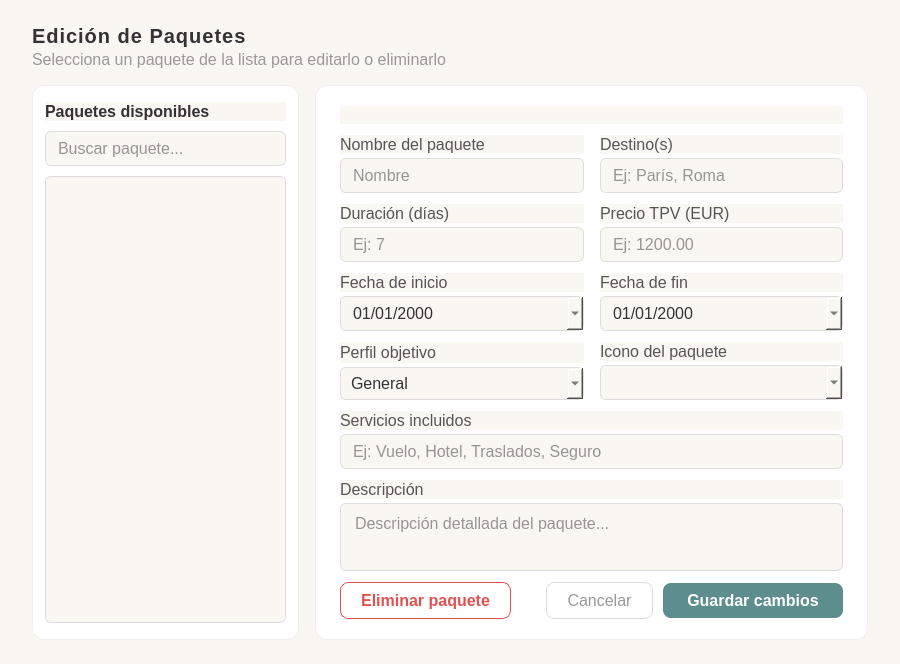
<?xml version="1.0" encoding="UTF-8"?>
<ui version="4.0">
 <class>VentanaEditar</class>
 <widget class="QWidget" name="VentanaEditar">
  <property name="geometry">
   <rect><x>0</x><y>0</y><width>900</width><height>640</height></rect>
  </property>
  <property name="styleSheet">
   <string notr="true">
QWidget {
    background-color: #f9f7f2;
    font-family: "Segoe UI", Arial, sans-serif;
}
QLabel#lblSeccionTitulo {
    font-size: 20px;
    font-weight: bold;
    color: #333333;
    letter-spacing: 1px;
}
QLabel#lblSeccionSub {
    font-size: 11px;
    color: #999999;
}
QFrame#panelIzq {
    background-color: #ffffff;
    border-radius: 12px;
    border: 1px solid #eeeeee;
}
QFrame#panelDer {
    background-color: #ffffff;
    border-radius: 12px;
    border: 1px solid #eeeeee;
}
QLabel {
    font-size: 11px;
    color: #555555;
}
QLineEdit, QTextEdit, QDateEdit {
    background-color: #f9f7f2;
    border: 1px solid #dddddd;
    border-radius: 6px;
    padding: 6px 10px;
    font-size: 11px;
    color: #333333;
}
QLineEdit:focus, QTextEdit:focus, QDateEdit:focus {
    border: 1px solid #5e8d8d;
    background-color: #ffffff;
}
QComboBox {
    background-color: #f9f7f2;
    border: 1px solid #dddddd;
    border-radius: 6px;
    padding: 5px 10px;
    font-size: 11px;
    color: #333333;
}
QComboBox#comboEmoji {
    font-size: 13px;
}
QComboBox:focus {
    border: 1px solid #5e8d8d;
}
QComboBox QAbstractItemView {
    background-color: #ffffff;
    border: 1px solid #dddddd;
    border-radius: 6px;
    selection-background-color: #5e8d8d;
    selection-color: white;
    font-size: 13px;
    padding: 4px;
}
QListWidget {
    background-color: #f9f7f2;
    border: 1px solid #dddddd;
    border-radius: 6px;
    font-size: 11px;
    color: #333333;
}
QListWidget::item {
    padding: 8px 10px;
}
QListWidget::item:selected {
    background-color: #e8f2f2;
    color: #2d6b6b;
}
QListWidget::item:hover {
    background-color: #f0f5f5;
}
QPushButton#btnGuardarCambios {
    background-color: #5e8d8d;
    border: none;
    border-radius: 8px;
    padding: 8px 24px;
    font-size: 11px;
    font-weight: bold;
    color: white;
}
QPushButton#btnGuardarCambios:hover {
    background-color: #4a7474;
}
QPushButton#btnEliminar {
    background-color: transparent;
    border: 1px solid #e05252;
    border-radius: 8px;
    padding: 8px 20px;
    font-size: 11px;
    font-weight: bold;
    color: #e05252;
}
QPushButton#btnEliminar:hover {
    background-color: #e05252;
    color: white;
}
QPushButton#btnLimpiar {
    background-color: transparent;
    border: 1px solid #dddddd;
    border-radius: 8px;
    padding: 8px 20px;
    font-size: 11px;
    color: #999999;
}
QPushButton#btnLimpiar:hover {
    border-color: #999999;
    color: #555555;
}
QLabel#lblEstado {
    font-size: 11px;
    font-weight: bold;
}
QLabel#lblAviso {
    font-size: 11px;
    font-weight: bold;
}
QScrollBar:vertical {
    background: #f9f7f2;
    width: 6px;
}
QScrollBar::handle:vertical {
    background: #d0d0d0;
    border-radius: 3px;
    min-height: 20px;
}
QLabel#lblSeccionTitulo { font-size: 20px; }  /* se queda igual, ya es grande */
QLabel#lblSeccionSub { font-size: 16px; }      /* era 11px */
QLabel { font-size: 16px; }                    /* era 11px */
QLineEdit, QTextEdit, QDateEdit { font-size: 16px; } /* era 11px */
QComboBox { font-size: 16px; }                 /* era 11px */
QComboBox#comboEmoji { font-size: 18px; }      /* era 13px */
QListWidget { font-size: 16px; }               /* era 11px */
QPushButton#btnGuardarCambios { font-size: 16px; } /* era 11px */
QPushButton#btnEliminar { font-size: 16px; }   /* era 11px */
QPushButton#btnLimpiar { font-size: 16px; }    /* era 11px */
QLabel#lblEstado { font-size: 16px; }          /* era 11px */
QLabel#lblAviso { font-size: 16px; }           /* era 11px */
QScrollBar::add-line:vertical, QScrollBar::sub-line:vertical { height: 0px; }
   </string>
  </property>

  <layout class="QVBoxLayout" name="mainLayout">
   <property name="leftMargin"><number>32</number></property>
   <property name="topMargin"><number>24</number></property>
   <property name="rightMargin"><number>32</number></property>
   <property name="bottomMargin"><number>24</number></property>
   <property name="spacing"><number>16</number></property>

   <!-- Cabecera -->
   <item>
    <layout class="QHBoxLayout" name="headerLayout">
     <property name="spacing"><number>12</number></property>
     <item>
      <layout class="QVBoxLayout">
       <property name="spacing"><number>2</number></property>
       <item>
        <widget class="QLabel" name="lblSeccionTitulo">
         <property name="text"><string>Edición de Paquetes</string></property>
        </widget>
       </item>
       <item>
        <widget class="QLabel" name="lblSeccionSub">
         <property name="text"><string>Selecciona un paquete de la lista para editarlo o eliminarlo</string></property>
        </widget>
       </item>
      </layout>
     </item>
     <item>
      <spacer>
       <property name="orientation"><enum>Qt::Horizontal</enum></property>
       <property name="sizeHint" stdset="0"><size><width>40</width><height>20</height></size></property>
      </spacer>
     </item>
     <item>
      <widget class="QLabel" name="lblEstado">
       <property name="text"><string></string></property>
      </widget>
     </item>
    </layout>
   </item>

   <!-- Cuerpo: lista izquierda + formulario derecha -->
   <item>
    <layout class="QHBoxLayout" name="cuerpoLayout">
     <property name="spacing"><number>16</number></property>

     <!-- Panel izquierdo: lista de paquetes -->
     <item>
      <widget class="QFrame" name="panelIzq">
       <property name="minimumWidth"><number>220</number></property>
       <property name="maximumWidth"><number>260</number></property>
       <layout class="QVBoxLayout" name="izqLayout">
        <property name="leftMargin"><number>12</number></property>
        <property name="topMargin"><number>16</number></property>
        <property name="rightMargin"><number>12</number></property>
        <property name="bottomMargin"><number>16</number></property>
        <property name="spacing"><number>10</number></property>
        <item>
         <widget class="QLabel" name="lblListaTitulo">
          <property name="text"><string>Paquetes disponibles</string></property>
          <property name="styleSheet"><string>font-weight: bold; color: #333333;</string></property>
         </widget>
        </item>
        <item>
         <widget class="QLineEdit" name="inputFiltroLista">
          <property name="placeholderText"><string>Buscar paquete...</string></property>
         </widget>
        </item>
        <item>
         <widget class="QListWidget" name="listaPaquetes">
          <property name="cursor"><cursorShape>PointingHandCursor</cursorShape></property>
         </widget>
        </item>
       </layout>
      </widget>
     </item>

     <!-- Panel derecho: formulario de edición -->
     <item>
      <widget class="QFrame" name="panelDer">
       <layout class="QVBoxLayout" name="derLayout">
        <property name="leftMargin"><number>24</number></property>
        <property name="topMargin"><number>20</number></property>
        <property name="rightMargin"><number>24</number></property>
        <property name="bottomMargin"><number>20</number></property>
        <property name="spacing"><number>11</number></property>

        <!-- Banner de aviso: paquete caducado (oculto por defecto) -->
        <item>
         <widget class="QLabel" name="lblAviso">
          <property name="text"><string></string></property>
          <property name="visible"><bool>false</bool></property>
          <property name="wordWrap"><bool>true</bool></property>
         </widget>
        </item>

        <!-- Fila 1: Nombre + Destino -->
        <item>
         <layout class="QHBoxLayout">
          <property name="spacing"><number>16</number></property>
          <item>
           <layout class="QVBoxLayout">
            <property name="spacing"><number>4</number></property>
            <item><widget class="QLabel" name="lblNombre"><property name="text"><string>Nombre del paquete</string></property></widget></item>
            <item><widget class="QLineEdit" name="inputNombre"><property name="placeholderText"><string>Nombre</string></property></widget></item>
           </layout>
          </item>
          <item>
           <layout class="QVBoxLayout">
            <property name="spacing"><number>4</number></property>
            <item><widget class="QLabel" name="lblDestino"><property name="text"><string>Destino(s)</string></property></widget></item>
            <item><widget class="QLineEdit" name="inputDestino"><property name="placeholderText"><string>Ej: París, Roma</string></property></widget></item>
           </layout>
          </item>
         </layout>
        </item>

        <!-- Fila 2: Duración + Precio -->
        <item>
         <layout class="QHBoxLayout">
          <property name="spacing"><number>16</number></property>
          <item>
           <layout class="QVBoxLayout">
            <property name="spacing"><number>4</number></property>
            <item><widget class="QLabel" name="lblDuracion"><property name="text"><string>Duración (días)</string></property></widget></item>
            <item><widget class="QLineEdit" name="inputDuracion"><property name="placeholderText"><string>Ej: 7</string></property></widget></item>
           </layout>
          </item>
          <item>
           <layout class="QVBoxLayout">
            <property name="spacing"><number>4</number></property>
            <item><widget class="QLabel" name="lblPrecio"><property name="text"><string>Precio TPV (EUR)</string></property></widget></item>
            <item><widget class="QLineEdit" name="inputPrecio"><property name="placeholderText"><string>Ej: 1200.00</string></property></widget></item>
           </layout>
          </item>
         </layout>
        </item>

        <!-- Fila 3: Fecha inicio + Fecha fin -->
        <item>
         <layout class="QHBoxLayout">
          <property name="spacing"><number>16</number></property>
          <item>
           <layout class="QVBoxLayout">
            <property name="spacing"><number>4</number></property>
            <item><widget class="QLabel" name="lblFechaInicio"><property name="text"><string>Fecha de inicio</string></property></widget></item>
            <item><widget class="QDateEdit" name="inputFechaInicio"><property name="calendarPopup"><bool>true</bool></property><property name="displayFormat"><string>dd/MM/yyyy</string></property></widget></item>
           </layout>
          </item>
          <item>
           <layout class="QVBoxLayout">
            <property name="spacing"><number>4</number></property>
            <item><widget class="QLabel" name="lblFechaFin"><property name="text"><string>Fecha de fin</string></property></widget></item>
            <item><widget class="QDateEdit" name="inputFechaFin"><property name="calendarPopup"><bool>true</bool></property><property name="displayFormat"><string>dd/MM/yyyy</string></property></widget></item>
           </layout>
          </item>
         </layout>
        </item>

        <!-- Fila 4: Perfil + Emoji -->
        <item>
         <layout class="QHBoxLayout">
          <property name="spacing"><number>16</number></property>
          <item>
           <layout class="QVBoxLayout">
            <property name="spacing"><number>4</number></property>
            <item><widget class="QLabel" name="lblPerfil"><property name="text"><string>Perfil objetivo</string></property></widget></item>
            <item>
             <widget class="QComboBox" name="comboPerfil">
              <item><property name="text"><string>General</string></property></item>
              <item><property name="text"><string>Familias</string></property></item>
              <item><property name="text"><string>Jovenes</string></property></item>
              <item><property name="text"><string>Jubilados</string></property></item>
              <item><property name="text"><string>Parejas</string></property></item>
              <item><property name="text"><string>Grupos escolares</string></property></item>
              <item><property name="text"><string>Movilidad reducida</string></property></item>
             </widget>
            </item>
           </layout>
          </item>
          <item>
           <layout class="QVBoxLayout">
            <property name="spacing"><number>4</number></property>
            <item><widget class="QLabel" name="lblEmoji"><property name="text"><string>Icono del paquete</string></property></widget></item>
            <item>
             <!-- Las opciones se rellenan desde el código Python -->
             <widget class="QComboBox" name="comboEmoji"/>
            </item>
           </layout>
          </item>
         </layout>
        </item>

        <!-- Servicios incluidos -->
        <item>
         <layout class="QVBoxLayout">
          <property name="spacing"><number>4</number></property>
          <item><widget class="QLabel" name="lblServicios"><property name="text"><string>Servicios incluidos</string></property></widget></item>
          <item><widget class="QLineEdit" name="inputServicios"><property name="placeholderText"><string>Ej: Vuelo, Hotel, Traslados, Seguro</string></property></widget></item>
         </layout>
        </item>

        <!-- Descripción -->
        <item>
         <layout class="QVBoxLayout">
          <property name="spacing"><number>4</number></property>
          <item><widget class="QLabel" name="lblDescripcion"><property name="text"><string>Descripción</string></property></widget></item>
          <item>
           <widget class="QTextEdit" name="textDescripcion">
            <property name="placeholderText"><string>Descripción detallada del paquete...</string></property>
            <property name="maximumHeight"><number>65</number></property>
           </widget>
          </item>
         </layout>
        </item>

        <item>
         <spacer>
          <property name="orientation"><enum>Qt::Vertical</enum></property>
          <property name="sizeHint" stdset="0"><size><width>20</width><height>8</height></size></property>
         </spacer>
        </item>

        <!-- Botones -->
        <item>
         <layout class="QHBoxLayout" name="botonesLayout">
          <property name="spacing"><number>10</number></property>
          <item>
           <widget class="QPushButton" name="btnEliminar">
            <property name="text"><string>Eliminar paquete</string></property>
            <property name="cursor"><cursorShape>PointingHandCursor</cursorShape></property>
           </widget>
          </item>
          <item>
           <spacer>
            <property name="orientation"><enum>Qt::Horizontal</enum></property>
            <property name="sizeHint" stdset="0"><size><width>40</width><height>20</height></size></property>
           </spacer>
          </item>
          <item>
           <widget class="QPushButton" name="btnLimpiar">
            <property name="text"><string>Cancelar</string></property>
            <property name="cursor"><cursorShape>PointingHandCursor</cursorShape></property>
           </widget>
          </item>
          <item>
           <widget class="QPushButton" name="btnGuardarCambios">
            <property name="text"><string>Guardar cambios</string></property>
            <property name="cursor"><cursorShape>PointingHandCursor</cursorShape></property>
           </widget>
          </item>
         </layout>
        </item>

       </layout>
      </widget>
     </item>

    </layout>
   </item>

  </layout>
 </widget>
</ui>
